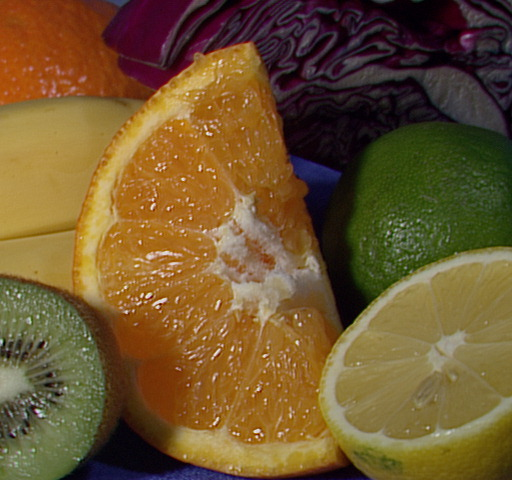
#> input picture Tutorials/Guides and Walkthroughs/12. Tutorial on Image Processing/data/fruits.jpg, 512 x 480 px, found by its file name
$ jupyter execute 09_Contour_Detection_Object_Measurement.ipynb
#> lines starting #> are read from the running program, lines starting #| are printed output that depends on the picture; after the words box and inside, x2 and y2 are one past the last pixel; in counts of white or black regions, pixels touching at a corner belong together; long printed decimals are rounded
# **9. Contour Detection & Object Measurement**

In many computer vision tasks, detecting an object is only the first step.
After locating objects, we often want to answer questions such as:

* How big is the object?
* What is its shape?
* Where is its center?
* Is it circular, rectangular, elongated?
Can we draw a tight bounding box around it?

To solve these problems, OpenCV provides an extremely useful feature: Contour Detection

A contour is a set of connected boundary points that represent the outline of an object.
Contours allow us to move from raw pixels to meaningful shape information.

Contours are widely used in:

* Object counting (fruits, coins, cells)
* Shape classification (butterfly wings, traffic signs)
* Measurement systems (industrial inspection)
* Tracking and robotics
* Document scanning (Sudoku, chessboard grids)

[cell 1]
import cv2

# Load image
img = cv2.imread("fruits.jpg")
#> img is the input picture: shape (480, 512, 3); mean B, G, R 46.2, 85.6, 110.8

# Convert to grayscale
gray = cv2.cvtColor(img, cv2.COLOR_BGR2GRAY)

# Blur to reduce noise
blur = cv2.GaussianBlur(gray, (5, 5), 0)

# Threshold to create binary image
_, thresh = cv2.threshold(blur, 120, 255, cv2.THRESH_BINARY)
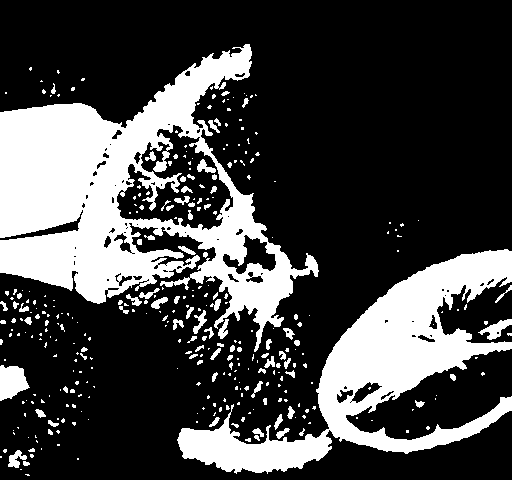
#> thresh: shape (480, 512); 27.2% white; 343 white regions (256 under 20 px)

thresh

## **9.1. Finding Contours**

Key Parameters:

* Retrieval Mode
  * RETR_EXTERNAL → only outer contours
  * RETR_TREE → full hierarchy (useful for Sudoku/chessboard)
* Approximation Mode
  * CHAIN_APPROX_SIMPLE → stores fewer points (efficient)
  * CHAIN_APPROX_NONE → stores every boundary pixel (detailed)

Each contour is a list of boundary coordinates.

[cell 2]
contours, hierarchy = cv2.findContours(
    thresh,
    cv2.RETR_EXTERNAL,
    cv2.CHAIN_APPROX_SIMPLE
)
#> contours = 303 contours, 260 with area under 20; largest, box (x1, y1, x2, y2) and area: (0, 44, 319, 352) 44516, (177, 249, 512, 474) 22658, (0, 365, 30, 401) 700, (478, 319, 512, 340) 261, (8, 450, 27, 468) 142

print("Contours detected:", len(contours))
#| Contours detected: 303

## **9.2. Drawing Contours**

[cell 3]
output = img.copy()

cv2.drawContours(output, contours, -1, (0, 255, 0), 2)
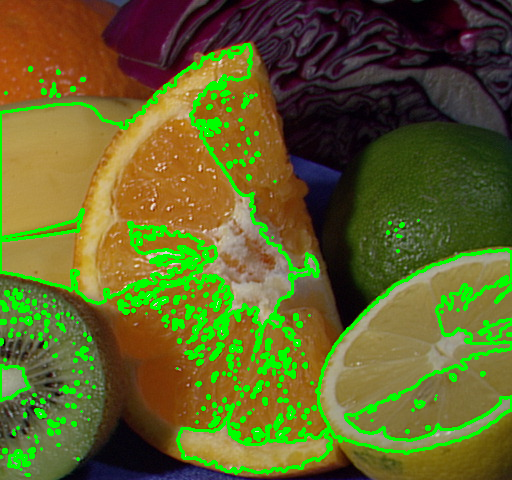
#> output: shape (480, 512, 3); 10.12% of pixels changed, all inside (x1, y1, x2, y2) = (0, 43, 512, 477)
output

## **9.3. Measuring Object Properties**
Once we have contours, we can compute geometric measurements.

[cell 4]
# Area: Area tells how many pixels are inside an object.
# Use Case: Filter noise (small contours)
#           Compare object sizes (big vs small fruit)
for c in contours:
    area = cv2.contourArea(c)
    print("Area:", area)
#> this loop made 303 passes
#> area on passes 7, 23, 24: 142, 53, 41
#| Area: 2.0
#| Area: 0.0
#| Area: 18.0
#| Area: 1.0
#| Area: 1.0
#| Area: 7.5
#| Area: 142.0
#| Area: 7.5
#> (further printed lines are left out)

[cell 5]
# Perimeter: Perimeter is the contour boundary length. Useful for detecting irregular shapes.
perimeter = cv2.arcLength(c, True)
#> perimeter = 2720.6
print("Perimeter:", perimeter)
#| Perimeter: 2720.608

## **9.4. Filtering Small Objects (Noise Removal)**

Often contours include unwanted noise. This is extremely useful for fruit counting.

[cell 6]
filtered = []

for c in contours:
    if cv2.contourArea(c) > 500:
        filtered.append(c)
#> this loop made 303 passes
#> c on passes 2, 4, 5: [[20, 469], [21, 469]], [[77, 458], [77, 459], [78, 459], [78, 458]], [[0, 456], [0, 457], [1, 457], [1, 456]]
#> after the loop, filtered = 3 contours; box (x1, y1, x2, y2) and area: (0, 44, 319, 352) 44516, (177, 249, 512, 474) 22658, (0, 365, 30, 401) 700

print("Filtered contours:", len(filtered))
#| Filtered contours: 3

## **9.5. Bounding Boxes & Aspect Ratio**
Bounding boxes help locate objects and measure proportions.

[cell 7]
# Standard Bounding Rectangle
for c in filtered:
    x, y, w, h = cv2.boundingRect(c)
    cv2.rectangle(img, (x, y), (x+w, y+h), (255, 0, 0), 2)
#> this loop made 3 passes
#> (x, y, w, h) on passes 1 to 3: (0, 365, 30, 36), (177, 249, 335, 225), (0, 44, 319, 308)
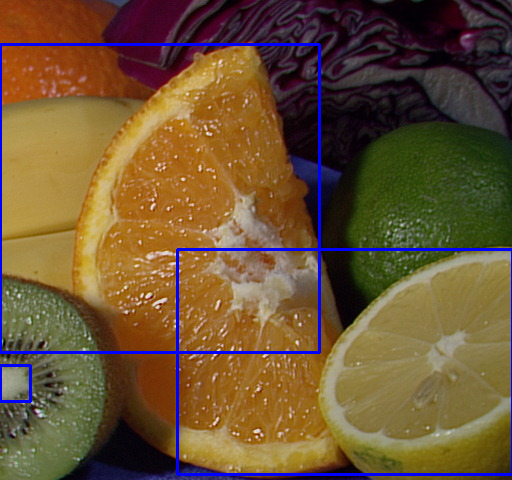
#> img: shape (480, 512, 3); 2.72% of pixels changed, all inside (x1, y1, x2, y2) = (0, 43, 512, 476)

[cell 8]
# Aspect Ratio Aspect ratio describes object shape:
#       AR ≈ 1 → square/circle
#       AR > 2 → elongated object
# Great for butterflies or tiger body shape analysis.

aspect_ratio = w / h
#> aspect_ratio = 1.04
print("Aspect Ratio:", aspect_ratio)
#| Aspect Ratio: 1.036

## **9.6. Minimum Area Rectangle (Rotated Box)**

Normal bounding boxes fail when objects are rotated. This is useful for:

* Chessboard pieces
* Tilted fruits
* Rotated butterflies

[cell 9]
for c in filtered:
    rect = cv2.minAreaRect(c)
    box = cv2.boxPoints(rect)
    box = box.astype(int)

    cv2.drawContours(img, [box], 0, (0, 0, 255), 2)
#> this loop made 3 passes
#> (rect, box) on passes 1 to 3: (((14.5, 382.5), (35, 29), -90), [[29, 400], [0, 400], [0, 365], [29, 365]]), (((377, 398.6), (387.4, 169.7), -34.06), [[264, 577], [169, 436], [489, 219], [584, 360]]), (((146.8, 226.1), (307.5, 298.7), -15.59), [[38, 411], [-41, 123], [254, 40], [335, 328]])
#> img: shape (480, 512, 3); 2.08% of pixels changed, all inside (x1, y1, x2, y2) = (0, 39, 512, 480)

## **9.7. Convex Hull**

The convex hull is the smallest convex boundary that encloses the object. Applications:

* Shape smoothing
* Finger/hand detection
* Wing structure analysis

[cell 10]
for c in filtered:
    hull = cv2.convexHull(c)
    cv2.drawContours(img, [hull], -1, (255, 255, 0), 2)
#> this loop made 3 passes
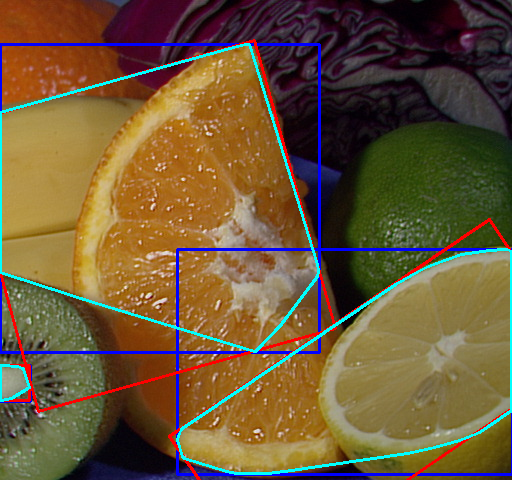
#> img: shape (480, 512, 3); mean B, G, R 55.3, 86.7, 107.7

## **9.8. Moments & Object Center (Centroid)**

Contours also allow finding object centers. Centroids are essential for:

* Object tracking
* Robotics grasping
* Alignment tasks

[cell 11]
for c in filtered:
    M = cv2.moments(c)

    if M["m00"] != 0:
        cx = int(M["m10"] / M["m00"])
        cy = int(M["m01"] / M["m00"])

        cv2.circle(img, (cx, cy), 6, (0, 0, 255), -1)

        print("Center:", (cx, cy))
#> this loop made 3 passes
#> (cx, cy) on passes 1 to 3: (11, 381), (377, 369), (133, 198)
#| Center: (11, 381)
#| Center: (377, 369)
#| Center: (133, 198)
#> img: shape (480, 512, 3); 0.14% of pixels changed, all inside (x1, y1, x2, y2) = (5, 192, 384, 388)

[cell 12]
import cv2
import matplotlib.pyplot as plt

# Load image
img = cv2.imread("fruits.jpg")
gray = cv2.cvtColor(img, cv2.COLOR_BGR2GRAY)
blur = cv2.GaussianBlur(gray, (5,5), 0)

# Adaptive threshold (more robust)
thresh = cv2.adaptiveThreshold(
    blur, 255,
    cv2.ADAPTIVE_THRESH_GAUSSIAN_C,
    cv2.THRESH_BINARY_INV,
    11, 2
)
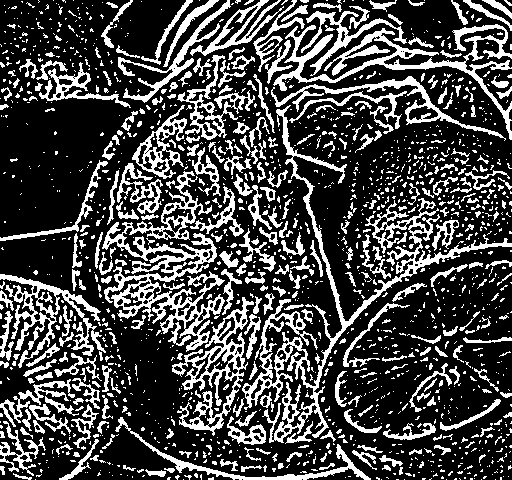
#> thresh: shape (480, 512); 27.6% white; 1619 white regions (1287 under 20 px)

plt.figure(figsize=(6,6))
plt.imshow(thresh, cmap="gray")
plt.title("Binary Image (Threshold Result)")
plt.axis("off")
plt.show()

# Find contours
contours, _ = cv2.findContours(
    thresh,
    cv2.RETR_EXTERNAL,
    cv2.CHAIN_APPROX_SIMPLE
)
#> contours = 1613 contours, 1393 with area under 20; largest, box (x1, y1, x2, y2) and area: (242, 105, 512, 443) 6216, (102, 171, 225, 352) 6094, (273, 24, 512, 140) 3268, (172, 297, 254, 436) 3262, (0, 274, 106, 368) 2403

object_count = 0

for c in contours:
    area = cv2.contourArea(c)
    if area < 800:
        continue

    object_count += 1
    peri = cv2.arcLength(c, True)

    # Bounding box
    x, y, w, h = cv2.boundingRect(c)
    aspect_ratio = w / h

    # Circularity
    circularity = 4 * 3.14 * area / (peri * peri)

    # Draw contour + rectangle
    cv2.drawContours(img, [c], -1, (0,255,0), 2)
    cv2.rectangle(img, (x,y), (x+w,y+h), (255,0,0), 2)

    # Label object
    cv2.putText(img,
                f"A={int(area)} AR={aspect_ratio:.2f}",
                (x, y-10),
                cv2.FONT_HERSHEY_SIMPLEX,
                0.5,
                (0,0,0),
                2)
#> this loop made 1613 passes
#> area on pass 43: 25.5
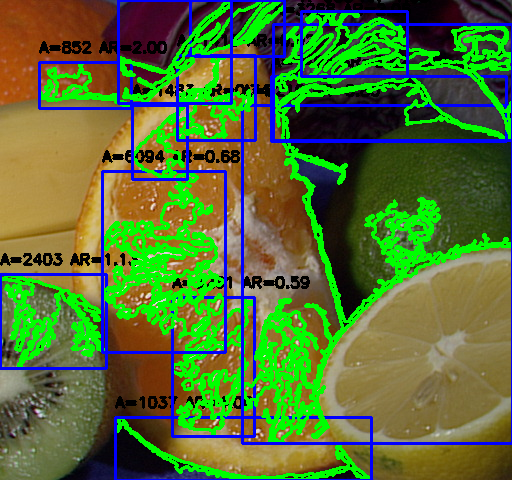
#> img: shape (480, 512, 3); mean B, G, R 52, 112.4, 83
#> after the loop, object_count = 13

print("\nObjects detected:", object_count)
#| Objects detected: 13
img_rgb = cv2.cvtColor(img, cv2.COLOR_BGR2RGB)

plt.figure(figsize=(10,7))
plt.imshow(img_rgb)
plt.title("Contour Detection + Object Measurement")
plt.axis("off")
plt.show()

[cell 13]
import cv2
import numpy as np
import matplotlib.pyplot as plt

# Load Sudoku image
img = cv2.imread("sudoku.png")
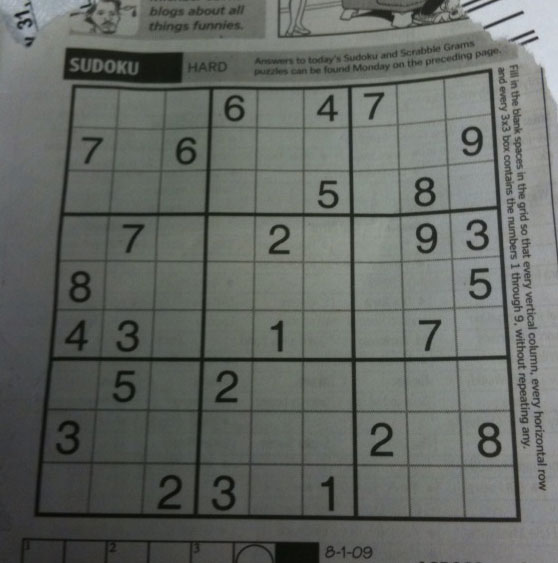
#> input picture Tutorials/Guides and Walkthroughs/12. Tutorial on Image Processing/data/sudoku.png, 558 x 563 px, found by its file name
#> img is the input picture: shape (563, 558, 3); mean B, G, R 99.5, 104.1, 100

if img is None:
    raise FileNotFoundError("sudoku.jpg not found. Upload the image first.")

# Resize for easier processing
img = cv2.resize(img, (600, 600))
#> img: shape (600, 600, 3)

# Convert to grayscale
gray = cv2.cvtColor(img, cv2.COLOR_BGR2GRAY)
#> gray: shape (600, 600)

# Blur to remove noise
blur = cv2.GaussianBlur(gray, (5, 5), 0)
#> blur: shape (600, 600)

# Adaptive threshold (best for Sudoku)
thresh = cv2.adaptiveThreshold(
    blur, 255,
    cv2.ADAPTIVE_THRESH_GAUSSIAN_C,
    cv2.THRESH_BINARY_INV,
    11, 2
)
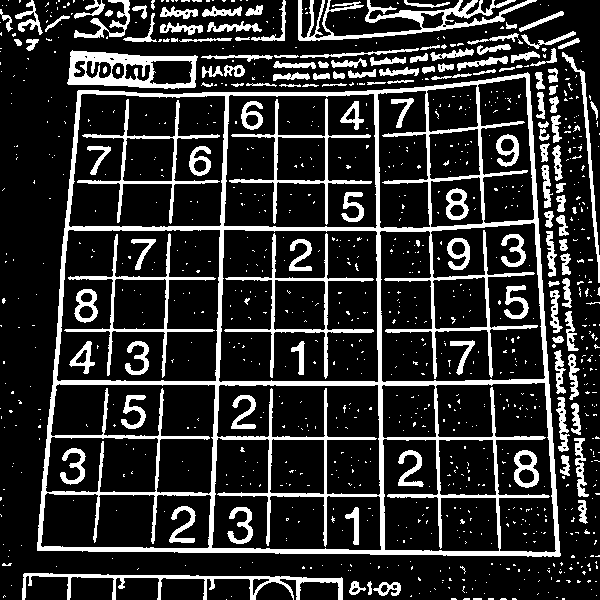
#> thresh: shape (600, 600); 18.6% white; 1008 white regions (872 under 20 px)

# Show threshold result
plt.figure(figsize=(6,6))
plt.imshow(thresh, cmap="gray")
plt.title("Binary Sudoku Image")
plt.axis("off")
plt.show()

# Find contours (use TREE because Sudoku has inner squares)
contours, hierarchy = cv2.findContours(
    thresh,
    cv2.RETR_TREE,
    cv2.CHAIN_APPROX_SIMPLE
)
#> contours = 1110 contours, 939 with area under 20; largest, box (x1, y1, x2, y2) and area: (37, 72, 561, 557) 226192, (218, 229, 379, 383) 23566, (56, 229, 221, 382) 23502, (379, 222, 546, 383) 20330, (223, 93, 378, 229) 19656

print("Total contours found:", len(contours))
#| Total contours found: 1110

# Find largest contour (Sudoku outer border)
largest_contour = max(contours, key=cv2.contourArea)
#> largest_contour = contour of 248 points, box (x1, y1, x2, y2) (37, 72, 561, 557), area 226192

# Draw largest contour
output = img.copy()
cv2.drawContours(output, [largest_contour], -1, (0, 255, 0), 3)
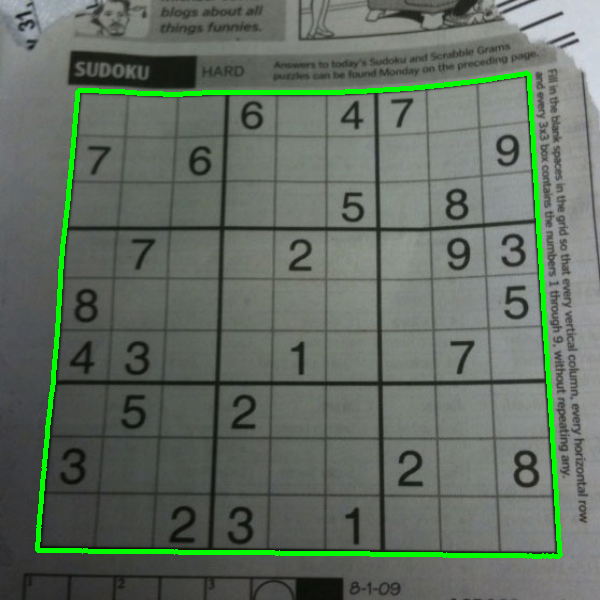
#> output: shape (600, 600, 3); mean B, G, R 97.8, 109, 98.2

# Display result
output_rgb = cv2.cvtColor(output, cv2.COLOR_BGR2RGB)

plt.figure(figsize=(8,8))
plt.imshow(output_rgb)
plt.title("Detected Sudoku Grid Contour")
plt.axis("off")
plt.show()

[cell 14]
# --- Sudoku Grid Detection + Perspective Warp (Google Colab Ready) ---

import cv2
import numpy as np
import matplotlib.pyplot as plt


# 2) Load image
img = cv2.imread("sudoku.png")

if img is None:
    raise FileNotFoundError("sudoku.jpg not found. Please upload it correctly.")

# Resize for consistency
img = cv2.resize(img, (600, 600))
original = img.copy()

# 3) Preprocessing
gray = cv2.cvtColor(img, cv2.COLOR_BGR2GRAY)
blur = cv2.GaussianBlur(gray, (5, 5), 0)

# Adaptive Threshold (best for grids)
thresh = cv2.adaptiveThreshold(
    blur, 255,
    cv2.ADAPTIVE_THRESH_GAUSSIAN_C,
    cv2.THRESH_BINARY_INV,
    11, 2
)

# Show threshold result
plt.figure(figsize=(6,6))
plt.imshow(thresh, cmap="gray")
plt.title("Binary Threshold Image")
plt.axis("off")
plt.show()

# 4) Find contours
contours, _ = cv2.findContours(
    thresh,
    cv2.RETR_EXTERNAL,
    cv2.CHAIN_APPROX_SIMPLE
)
#> contours = 460 contours, 366 with area under 20; largest, box (x1, y1, x2, y2) and area: (37, 72, 561, 557) 226192, (67, 50, 198, 89) 3979, (298, 0, 537, 41) 2282, (22, 573, 343, 600) 1570, (562, 52, 600, 283) 582

# Largest contour should be Sudoku border
largest_contour = max(contours, key=cv2.contourArea)

# 5) Approximate contour to polygon (should have 4 corners)
epsilon = 0.02 * cv2.arcLength(largest_contour, True)
#> epsilon = 39.37
approx = cv2.approxPolyDP(largest_contour, epsilon, True)
#> approx = [[529, 74], [78, 90], [37, 550], [559, 556]]

if len(approx) != 4:
    raise ValueError("Sudoku grid not detected properly (corners != 4).")

# Order corner points correctly
pts = approx.reshape(4, 2)
#> pts = [[529, 74], [78, 90], [37, 550], [559, 556]]

def order_points(points):
    rect = np.zeros((4, 2), dtype="float32")

    s = points.sum(axis=1)
#> s = [603, 168, 587, 1115]
    rect[0] = points[np.argmin(s)]  # Top-left
    rect[2] = points[np.argmax(s)]  # Bottom-right

    diff = np.diff(points, axis=1)
#> diff = [-455, 12, 513, -3]
    rect[1] = points[np.argmin(diff)]  # Top-right
    rect[3] = points[np.argmax(diff)]  # Bottom-left

    return rect

rect = order_points(pts)
#> rect = [[78, 90], [529, 74], [559, 556], [37, 550]]

# 6) Perspective Transform (Warp)
(tl, tr, br, bl) = rect
#> tl = [78, 90]; tr = [529, 74]; br = [559, 556]; bl = [37, 550]

widthA = np.linalg.norm(br - bl)
#> widthA = 522
widthB = np.linalg.norm(tr - tl)
#> widthB = 451.3
maxWidth = int(max(widthA, widthB))
#> maxWidth = 522

heightA = np.linalg.norm(tr - br)
#> heightA = 482.9
heightB = np.linalg.norm(tl - bl)
#> heightB = 461.8
maxHeight = int(max(heightA, heightB))
#> maxHeight = 482

dst = np.array([
    [0, 0],
    [maxWidth - 1, 0],
    [maxWidth - 1, maxHeight - 1],
    [0, maxHeight - 1]
], dtype="float32")
#> dst = [[0, 0], [521, 0], [521, 481], [0, 481]]

# Compute transform matrix
M = cv2.getPerspectiveTransform(rect, dst)
#> M = [[1.26, 0.113, -108.6], [0.0447, 1.26, -117], [0.000119, 0.000359, 1]]

# Warp Sudoku into top-down view
warped = cv2.warpPerspective(original, M, (maxWidth, maxHeight))

# 7) Show Results

# Draw detected contour on original
cv2.drawContours(img, [approx], -1, (0, 255, 0), 3)
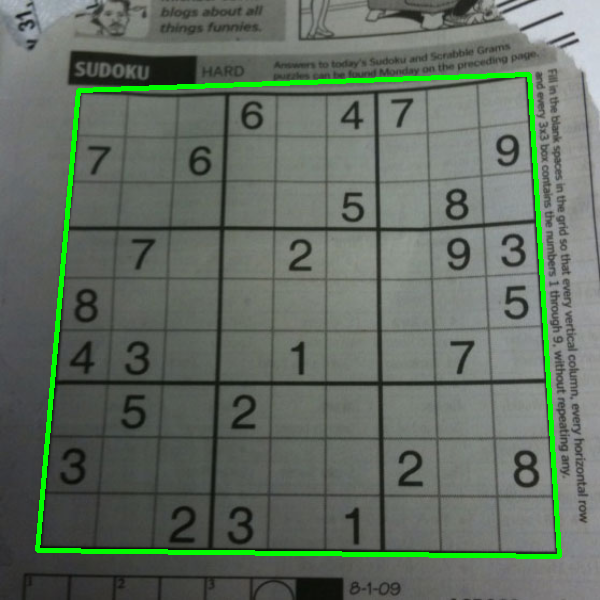
#> img: shape (600, 600, 3); mean B, G, R 97.7, 108.9, 98.1

img_rgb = cv2.cvtColor(img, cv2.COLOR_BGR2RGB)
#> img_rgb: shape (600, 600, 3)
warped_rgb = cv2.cvtColor(warped, cv2.COLOR_BGR2RGB)

plt.figure(figsize=(12,6))

plt.subplot(1,2,1)
plt.imshow(img_rgb)
plt.title("Detected Sudoku Border")
plt.axis("off")

plt.subplot(1,2,2)
plt.imshow(warped_rgb)
plt.title("Warped Top-Down Sudoku Grid")
plt.axis("off")

plt.show()
